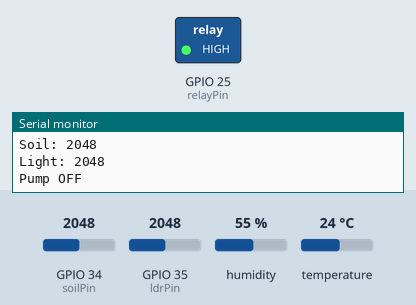
Bench run of a sketch on a simulated ESP32. Shown: switched loads named in the sketch (green lamp = pin HIGH), the last lines printed to the serial monitor. The test bench sets the inputs (shaded band); at power-on: GPIO 34 (soilPin) = 2048, GPIO 35 (ldrPin) = 2048, humidity 55 %, temperature 24 °C.

Above: at 5.8 s.
5.9 s: GPIO 34 (soilPin) set to 1545
11.9 s: GPIO 34 (soilPin) set to 1470
At 16.1 s:
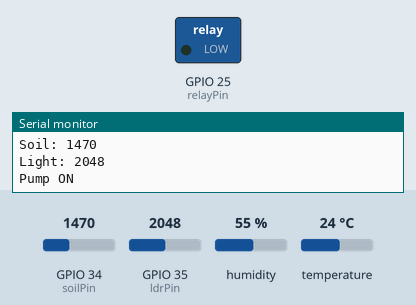
17.9 s: GPIO 34 (soilPin) set to 1540
At 21.3 s:
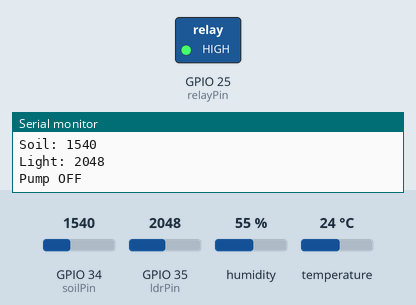
23.9 s: GPIO 34 (soilPin) set to 1460
At 25.4 s:
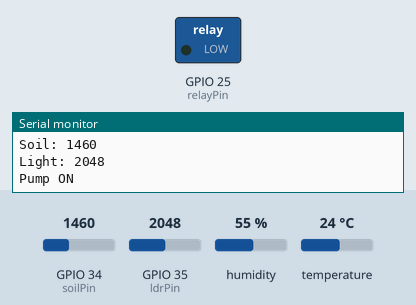
Timing chart, 0 to 26.9 s (numbered marks = the images above; inputs shaded):
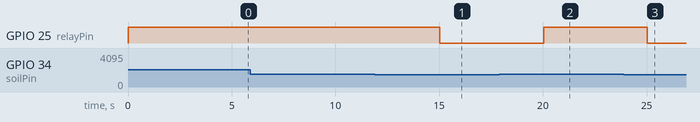

Measured:
- the behaviour switches between 1500 and 1499 on GPIO 34 (soilPin) (found by bisection; images 0 and 1)
- after the input at 11.9 s, GPIO 25 (relayPin): HIGH → LOW after 3.1 s
- after the input at 17.9 s, GPIO 25 (relayPin): LOW → HIGH after 2.1 s
- after the input at 23.9 s, GPIO 25 (relayPin): HIGH → LOW after 1.1 s

The sketch:

smart_agriculture.ino
```cpp
#include <DHT.h>

#define DHTPIN 4
#define DHTTYPE DHT22

DHT dht(DHTPIN, DHTTYPE);

int soilPin = 34;
int relayPin = 25;
int ldrPin = 35;

void setup()
{
  Serial.begin(115200);

  dht.begin();

  pinMode(relayPin, OUTPUT);
}

void loop()
{
  float temp = dht.readTemperature();
  float hum = dht.readHumidity();

  int soil = analogRead(soilPin);
  int light = analogRead(ldrPin);

  Serial.println("------------");

  Serial.print("Temp: ");
  Serial.println(temp);

  Serial.print("Humidity: ");
  Serial.println(hum);

  Serial.print("Soil: ");
  Serial.println(soil);

  Serial.print("Light: ");
  Serial.println(light);

  if (soil < 1500)
  {
      digitalWrite(relayPin, LOW);
      Serial.println("Pump ON");
  }
  else
  {
      digitalWrite(relayPin, HIGH);
      Serial.println("Pump OFF");
  }

  delay(5000);
}
```
